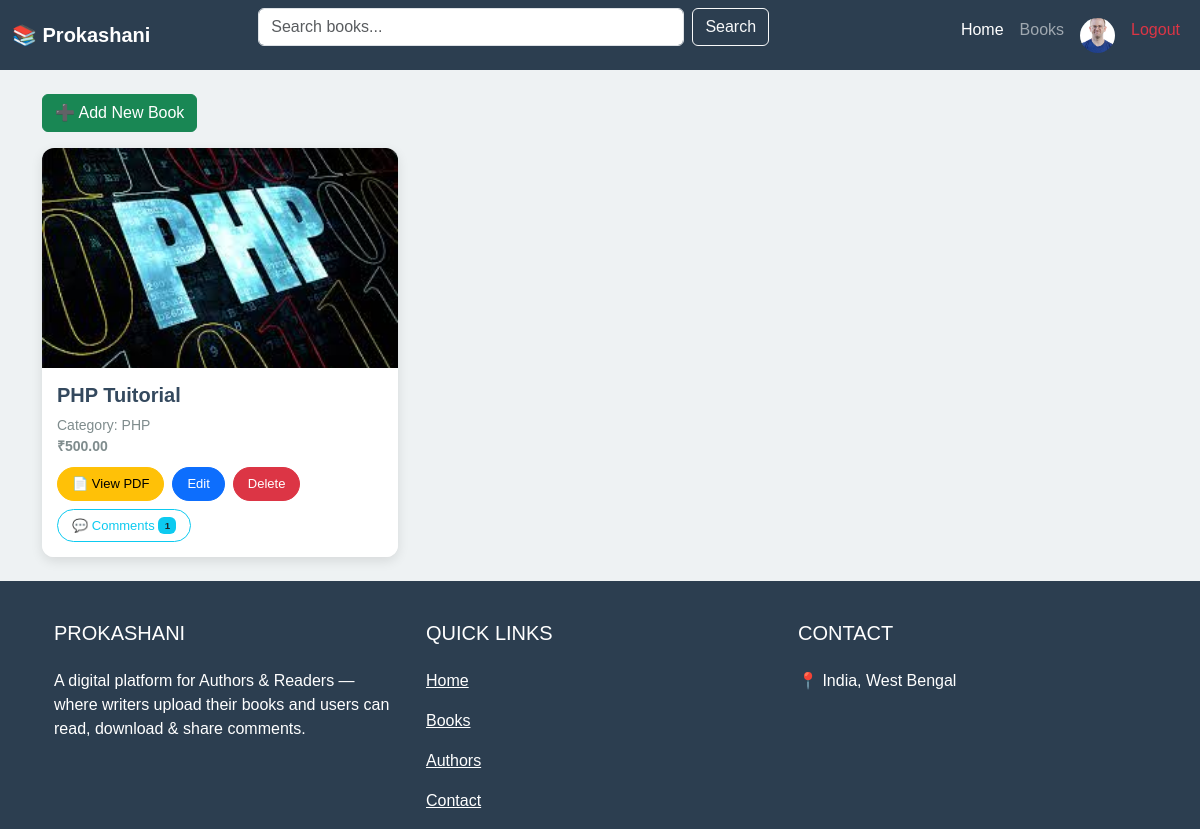
/author/index.php (signed in), run on the app's committed database.
### tables this page shows
CREATE TABLE `books` (
  `id` int(11) NOT NULL,
  `author_id` int(11) NOT NULL,
  `category_id` int(11) NOT NULL,
  `title` varchar(150) NOT NULL,
  `price` decimal(10,2) DEFAULT NULL,
  `book_file` varchar(255) DEFAULT NULL,
  `cover_image` varchar(255) DEFAULT NULL,
  `created_at` timestamp NOT NULL DEFAULT current_timestamp()
);

CREATE TABLE `categories` (
  `id` int(11) NOT NULL,
  `category_name` varchar(100) NOT NULL,
  `created_at` timestamp NOT NULL DEFAULT current_timestamp()
);

### author/index.php (the view, shortened to what this page needs)
<?php
include('database/connection.php');
$author_id = $_SESSION['author_id'];
$query = "SELECT
    books.id,
    books.title,
    books.price,
    books.book_file,
    books.cover_image,
    categories.category_name,
    COUNT(comments.id) AS comment_count
FROM books
INNER JOIN categories ON categories.id = books.category_id
LEFT JOIN comments ON   books.id = comments.book_id
WHERE books.author_id = '$author_id'
GROUP BY books.id";
$result = mysqli_query($conn, $query);
?>
<?php include('navbar/header.php'); ?>
<!DOCTYPE html>
<html lang="en">
<head>
<link href="https://cdn.jsdelivr.net/npm/bootstrap@5.3.0/dist/css/bootstrap.min.css" rel="stylesheet">
</head>
<body>
<div class="container py-4">
    <a href="addbooks.php" class="btn btn-success mb-3">➕ Add New Book</a>
    <div class="row g-4">
        <?php if(mysqli_num_rows($result) > 0): ?>
            <?php while($book = mysqli_fetch_assoc($result)): ?>
               <div class="col-md-4">
                <div class="book-card">
                    <div class="book-img d-flex align-items-center justify-content-center bg-light">
                        <?php if(!empty($book['cover_image']) && file_exists($book['cover_image'])): ?>
                            <img src="<?php echo $book['cover_image']; ?>" alt="<?php echo $book['title']; ?>" style="width:100%; height:100%; object-fit:cover;">
                        <?php else: ?>
                            <i class="fas fa-file-pdf text-danger" style="font-size:80px;"></i>
                        <?php endif; ?>
                    </div>
                    <div class="book-content">
                        <div>
                            <h5><?php echo $book['title']; ?></h5>
                            <p>Category: <?php echo $book['category_name']; ?></p>
                            <p class="book-price">₹<?php echo $book['price']; ?></p>
                        </div>
                        <div class="book-buttons">
                            <a href="<?php echo htmlspecialchars($book['book_file']); ?>" target="_blank" class="btn btn-warning btn-sm">📄 View PDF</a>
                            <a href="edit_book.php?book_id=<?php echo $book['id']; ?>" class="btn btn-primary btn-sm">Edit</a>
                            <a href="delete_book.php?book_id=<?php echo $book['id']; ?>" class="btn btn-danger btn-sm" onclick="return confirm('Are you sure?')">Delete</a>
                            <a href="view_comments.php?book_id=<?php echo $book['id']; ?>"
                                    class="btn btn-outline-info btn-sm">
                                    💬 Comments
                                    <span class="badge bg-info text-dark">
                                        <?php echo $book['comment_count']; ?>
                                    </span>
                            </a>
                        </div>
                    </div>
                </div>
               </div>
            <?php endwhile; ?>
        <?php else: ?>
            <div class="col-12">
                <div class="alert alert-info">No books published yet.</div>
            </div>
        <?php endif; ?>
    </div>
</div>
</body>
</html>
<?php include('navbar/footer.php'); ?>

### author/index.php (style rules this page uses)
body { background: #eef2f3; font-family: 'Poppins', sans-serif; }
.book-card { border:none; border-radius:12px; overflow:hidden; background:#fff; transition:0.3s; box-shadow:0 4px 12px rgba(0,0,0,0.1); display:flex; flex-direction:column; }
.book-img { height: 220px; object-fit: cover; width: 100%; }
.book-content { padding:15px; background: rgba(255,255,255,0.95); flex-grow:1; display:flex; flex-direction:column; justify-content:space-between; }
.book-content h5 { font-weight:600; margin-bottom:8px; color:#34495e; }
.book-content p { font-size:14px; color:#7f8c8d; margin:0; }
.book-price { font-size:16px; font-weight:bold; color:#27ae60; margin-top:5px; }
.btn-sm { padding:6px 14px; border-radius:20px; font-size:13px; }
.book-buttons { margin-top:10px; display:flex; gap:8px; flex-wrap:wrap; }

### data on the page
books: cover_image (picture), title "PHP Tuitorial", category.category_name "PHP", price "500.00", comment_count "1"
